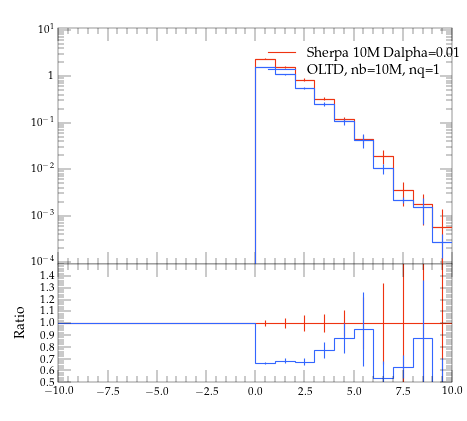

This figure's Python source:
#! /usr/bin/env python

# This Python script was auto-generated using YODA v2.0.0.
# Analysis object: /evtb/cutEg_tjg_deta
# Timestamp: 13-04-2024 (07:56:31)

import matplotlib as mpl
import matplotlib.pyplot as plt
mpl.use('Agg') # comment out for interactive use
import os
import numpy as np

plotDir = os.path.split(os.path.realpath(__file__))[0]
if 'YODA_USER_PLOT_PATH' in globals():
    plot_outdir = globals()['YODA_USER_PLOT_PATH']
else:
    plot_outdir = plotDir

#plot style
plt.style.use(os.path.join(plotDir, '../default.mplstyle'))
# plot metadata
figW, figH = plt.rcParams['figure.figsize']
ax_xLabel = r''
ax_yLabel = r''
ax_title  = r''
ax_xScale = 'linear'
ax_yScale = 'log'
xLims = (-10.0, 10.0)
yLims = (9e-05, 11.0)

# TeX-friendly labels for the legend
labels = [ r"Sherpa 10M Dalpha=0.01", r"OLTD, nb=10M, nq=1" ]

# Create figure and axis objects
fig, (ax, ratio0_ax) = plt.subplots(2, 1, sharex=True,
                  figsize=(figW,figH), gridspec_kw={'height_ratios': (2, 1)})
ratio0_ax.yaxis.set_major_locator(mpl.ticker.MultipleLocator(0.1))
ratio0_ax.set_ylim(0.5, 1.4999)
ratio0_ax.set_ylabel('Ratio')

# LineColor map: curve index -> color
linecolors = {0: '#EE3311', 1: '#3366FF'}
# the numerical data is stored in a separate file
dataf = dict()
prefix = os.path.split(__file__)[0]
if prefix:    prefix = prefix + '/'
exec(open(prefix+'cutEg_tjg_deta__data.py').read(), dataf)


legend_handles = [] # keep track of handles for the legend

# style options for curves
# starts at zorder>=5 to draw curve on top of legend
styles = {
  'curve0': {
    'color' : linecolors[0],
    'linestyle' : '-',
    'marker' : 'o',
    'zorder' : 5,
    'histstyle' : True,
  },
  'curve1': {
    'color' : linecolors[1],
    'linestyle' : '-',
    'marker' : 'o',
    'zorder' : 6,
    'histstyle' : True,
  },
}
# curve from input yoda files in main panel
for label in dataf['yvals'].keys():
    if all(np.isnan(v) for v in dataf['yvals'][label]):
        continue
    tmp = None
    if styles[label]['histstyle']: # draw as histogram
        tmp, = ax.plot(dataf['xedges'], dataf['yedges'][label],
                       color=styles[label]['color'],
                       linestyle=styles[label]['linestyle'],
                       drawstyle='steps-pre', solid_joinstyle='miter',
                       zorder=styles[label]['zorder'], label=label)
        ax.errorbar(dataf['xpoints'], dataf['yvals'][label], color=styles[label]['color'],
                    xerr=dataf['xerrs'], yerr=[dataf['ydowns'][label], dataf['yups'][label]],
                    linestyle='none', zorder=styles[label]['zorder'])
    else: # draw as scatter
        tmp = ax.errorbar(dataf['xpoints'], dataf['yvals'][label],
                          xerr=dataf['xerrs'],
                          yerr=[ dataf['ydowns'][label],
                          dataf['yups'][label] ],
                          fmt=styles[label]['marker'],
                          ecolor=styles[label]['color'],
                          color=styles[label]['color'], zorder=2)
        tmp[-1][0].set_linestyle(styles[label]['linestyle'])
    legend_handles += [tmp]
    for varLabel in dataf['variation_yvals'].keys():
        if varLabel.startswith(label):
            tmp, = ax.plot(dataf['xedges'], dataf['variation_yvals'][varLabel],
                           color=styles[label]['color'],
                           linestyle=styles[label]['linestyle'],
                           drawstyle='steps-pre', solid_joinstyle='miter',
                           zorder=styles[label]['zorder'], alpha=0.5)


# plots on ratio panel
# curve from input yoda files in ratio panel
for label, yvals in dataf['ratio0_yvals'].items():
    if all(np.isnan(v) for v in yvals):
        continue
    if styles[label]['histstyle']: # plot as histogram
        ratio0_ax.plot(dataf['xedges'], yvals,
                       color=styles[label]['color'],
                       linestyle=styles[label]['linestyle'],
                       drawstyle='steps-pre', zorder=1,
                       solid_joinstyle='miter')
        ratio0_ax.vlines(dataf['xpoints'],
                         dataf['ratio0_ymin'][label],
                         dataf['ratio0_ymax'][label],
                         color=styles[label]['color'], zorder=1)
    else: # plot as scatter
        tmp = ratio0_ax.errorbar(dataf['xpoints'],
                                 yvals, xerr=dataf['xerrs'],
                                 yerr=dataf['ratio0_yerrs'][label],
                                 fmt=styles[label]['marker'],
                                 ecolor=styles[label]['color'],
                                 color=styles[label]['color'])
        tmp[-1][0].set_linestyle(styles[label]['linestyle'])

    for varlabel in dataf['ratio0_variation_vals'].keys():
        if varlabel.startswith(label):
            ratio0_ax.plot(dataf['xedges'],
                            dataf['ratio0_variation_vals'][varlabel],
                            color=styles[label]['color'],
                            linestyle=styles[label]['linestyle'],
                            drawstyle='steps-pre', solid_joinstyle='miter',
                            zorder=1, alpha=0.5)

legend_pos = (0.5, 0.97)
ax.legend(legend_handles, labels, loc='upper left', bbox_to_anchor=legend_pos)

# set plot metadata as defined above
ratio0_ax.set_xlabel(ax_xLabel)
ratio0_ax.xaxis.set_label_coords(1., -.15)
ax.set_ylabel(ax_yLabel, loc='top')
ax.set_title(ax_title, loc='left')
ax.set_xscale(ax_xScale)
ax.set_yscale(ax_yScale)
ax.set_xlim(xLims)
ax.set_ylim(yLims)

# tick formatting
plt.rcParams['xtick.top'] = True
plt.rcParams['ytick.right'] = True
ax.yaxis.set_major_locator(mpl.ticker.LogLocator(base=10.0, numticks=np.inf))
ax.yaxis.set_minor_locator(mpl.ticker.LogLocator(
                           base=10.0, subs=np.arange(0.1, 1, 0.1), numticks=np.inf))
fig.align_ylabels((ax, ratio0_ax))
plt.savefig(os.path.join(plot_outdir, 'cutEg_tjg_deta.pdf'), format='PDF')
plt.savefig(os.path.join(plot_outdir, 'cutEg_tjg_deta.png'), format='PNG')

plt.close(fig)
